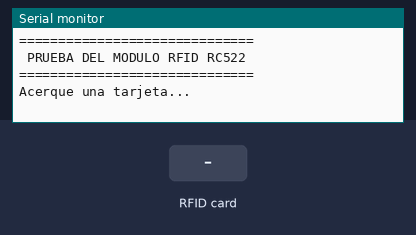
Recording of a sketch running on a simulated Arduino Mega 2560, built with avr-gcc and run on an emulated ATmega2560. Shown: the last lines printed to the serial monitor. The test bench sets the inputs (shaded band).

Above: at 1.3 s.
1.4 s: RFID card 5E 7A 19 C4 held to the reader
At 2.2 s:
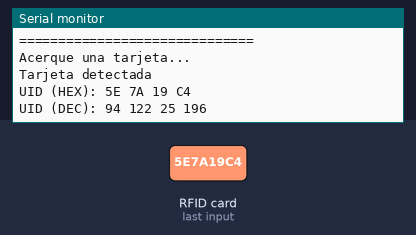
At 2.7 s:
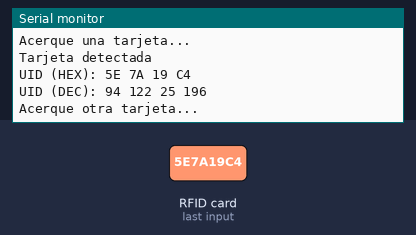

Measured:
- after the input at 1.4 s, the serial monitor: prints a new line at once (image 1)

The sketch:

RFIDMC522.ino
```cpp
// (licence header left out)
#include <SPI.h>
#include <MFRC522.h>

#define SS_PIN 53
#define RST_PIN 5

MFRC522 rfid(SS_PIN, RST_PIN);

void setup()
{
    Serial.begin(9600);

    SPI.begin();

    rfid.PCD_Init();

    Serial.println();
    Serial.println("==============================");
    Serial.println(" PRUEBA DEL MODULO RFID RC522 ");
    Serial.println("==============================");
    Serial.println("Acerque una tarjeta...");
}

void loop()
{

    // Espera una tarjeta nueva
    if (!rfid.PICC_IsNewCardPresent())
    {
        return;
    }

    // Lee la tarjeta
    if (!rfid.PICC_ReadCardSerial())
    {
        return;
    }

    Serial.println();
    Serial.println("Tarjeta detectada");

    Serial.print("UID (HEX): ");

    for (byte i = 0; i < rfid.uid.size; i++)
    {

        if (rfid.uid.uidByte[i] < 0x10)
        {
            Serial.print("0");
        }

        Serial.print(rfid.uid.uidByte[i], HEX);
        Serial.print(" ");

    }

    Serial.println();

    Serial.print("UID (DEC): ");

    for (byte i = 0; i < rfid.uid.size; i++)
    {

        Serial.print(rfid.uid.uidByte[i], DEC);

        if (i < rfid.uid.size - 1)
        {
            Serial.print(" ");
        }

    }

    Serial.println();

    rfid.PICC_HaltA();
    rfid.PCD_StopCrypto1();

    delay(1000);

    Serial.println();
    Serial.println("Acerque otra tarjeta...");

}
```
